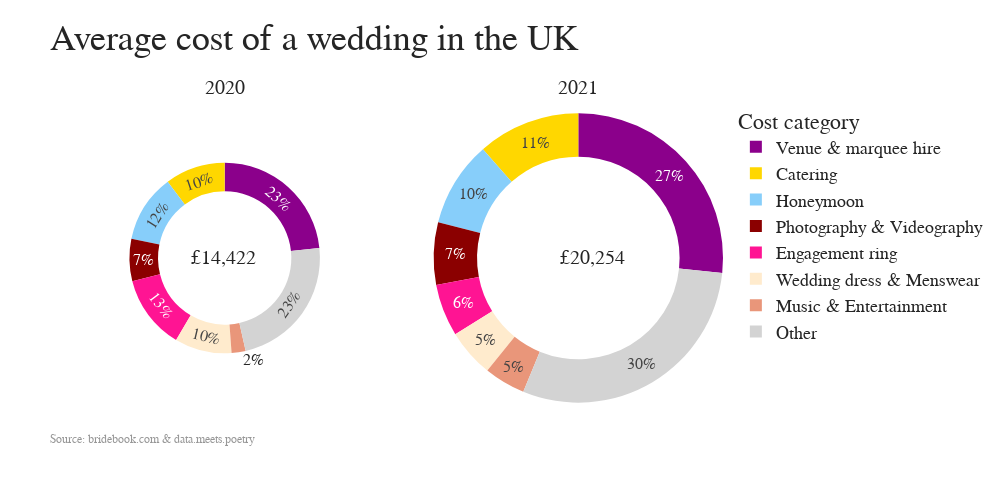

Notebook code cell kept with this figure:
### Code cell
# https://plotly.com/python/pie-charts/
labels = [
    "Venue & marquee hire",
    "Catering",
    "Honeymoon",
    "Photography & Videography",
    "Engagement ring",
    "Wedding dress & Menswear",
    "Music & Entertainment",
    "Other",
]
# https://community.plotly.com/t/plotly-colours-list/11730/3
colors = [
    "darkmagenta",
    "gold",
    "lightskyblue",
    "darkred",
    "deeppink",
    "blanchedalmond",
    "darksalmon",
    "lightgrey",
]

columns = [
    "venue_marquee",
    "Catering",
    "Honeymoon",
    "vid_and_photo",
    "Engagement_ring",
    "Wedding_dress_and_suit",
    "Music_and_entertainment",
    "other",
]
fig = make_subplots(
    1,
    2,
    specs=[[{"type": "domain"}, {"type": "domain"}]],
    subplot_titles=["2020", "2021"],
)
fig.add_trace(
    go.Pie(
        labels=labels,
        values=cost_data.iloc[1][columns].values,
        sort=False,
        scalegroup="one",
        hole=0.7,
        name="Weddings costs 2020",
    ),
    1,
    1,
)
fig.add_trace(
    go.Pie(
        labels=labels,
        values=cost_data.iloc[2][columns].values,
        sort=False,
        scalegroup="one",
        hole=0.7,
        name="Wedding costs 2021",
    ),
    1,
    2,
)
fig.update_annotations(font_size=20)

fig.update_layout(
    title_text="Average cost of a wedding in the UK",
    font=dict(family="Arial", size=26, color="rgb(37,37,37)"),
    legend_title="Cost category",
    legend_font=dict(family="Arial", size=18, color="rgb(37,37,37)"),
    autosize=False,
    width=1000,
    height=500,
)
fig.add_annotation(
    dict(text="£14,422", x=0.17, y=0.5, font_size=20, showarrow=False),
)
fig.add_annotation(
    dict(text="£20,254", x=0.85, y=0.5, font_size=20, showarrow=False),
)
fig.add_annotation(
    dict(
        xref="paper",
        yref="paper",
        x=-0.05,
        y=-0.1,
        xanchor="left",
        yanchor="bottom",
        text="Source: bridebook.com & data.meets.poetry",
        font=dict(family="Arial", size=12, color="rgb(150,150,150)"),
        showarrow=False,
    )
)
fig.update_traces(
    texttemplate="%{percent:.0%}",
    textfont_size=16,
    marker=dict(colors=colors),  # , line=dict(color="#000000", width=0.1)),
)
fig.show()

### Figure 1 — Plotly figure (JSON) as saved in the notebook; plotly's stock layout.template omitted (floating-point values rounded to 4 significant figures)
{"data": [{"domain": {"x": [0, 0.45], "y": [0, 1]}, "hole": 0.7, "labels": ["Venue & marquee hire", "Catering", "Honeymoon", "Photography & Videography", "Engagement ring", "Wedding dress & Menswear", "Music & Entertainment", "Other"], "marker": {"colors": ["darkmagenta", "gold", "lightskyblue", "darkred", "deeppink", "blanchedalmond", "darksalmon", "lightgrey"]}, "name": "Weddings costs 2020", "scalegroup": "one", "sort": false, "textfont": {"size": 16}, "texttemplate": "%{percent:.0%}", "type": "pie", "values": [3569, 1562, 1772, 1094, 1922, 1481, 365, 3543]}, {"domain": {"x": [0.55, 1], "y": [0, 1]}, "hole": 0.7, "labels": ["Venue & marquee hire", "Catering", "Honeymoon", "Photography & Videography", "Engagement ring", "Wedding dress & Menswear", "Music & Entertainment", "Other"], "marker": {"colors": ["darkmagenta", "gold", "lightskyblue", "darkred", "deeppink", "blanchedalmond", "darksalmon", "lightgrey"]}, "name": "Wedding costs 2021", "scalegroup": "one", "sort": false, "textfont": {"size": 16}, "texttemplate": "%{percent:.0%}", "type": "pie", "values": [9416, 4048, 3384, 2457, 2058, 1893, 1628, 10442]}], "layout": {"annotations": [{"font": {"size": 20}, "showarrow": false, "text": "2020", "x": 0.225, "xanchor": "center", "xref": "paper", "y": 1, "yanchor": "bottom", "yref": "paper"}, {"font": {"size": 20}, "showarrow": false, "text": "2021", "x": 0.775, "xanchor": "center", "xref": "paper", "y": 1, "yanchor": "bottom", "yref": "paper"}, {"font": {"size": 20}, "showarrow": false, "text": "£14,422", "x": 0.17, "y": 0.5}, {"font": {"size": 20}, "showarrow": false, "text": "£20,254", "x": 0.85, "y": 0.5}, {"font": {"color": "rgb(150,150,150)", "family": "Arial", "size": 12}, "showarrow": false, "text": "Source: bridebook.com & data.meets.poetry", "x": -0.05, "xanchor": "left", "xref": "paper", "y": -0.1, "yanchor": "bottom", "yref": "paper"}], "autosize": false, "font": {"color": "rgb(37,37,37)", "family": "Arial", "size": 26}, "height": 500, "legend": {"font": {"color": "rgb(37,37,37)", "family": "Arial", "size": 18}, "title": {"text": "Cost category"}}, "title": {"text": "Average cost of a wedding in the UK"}, "width": 1000}}
